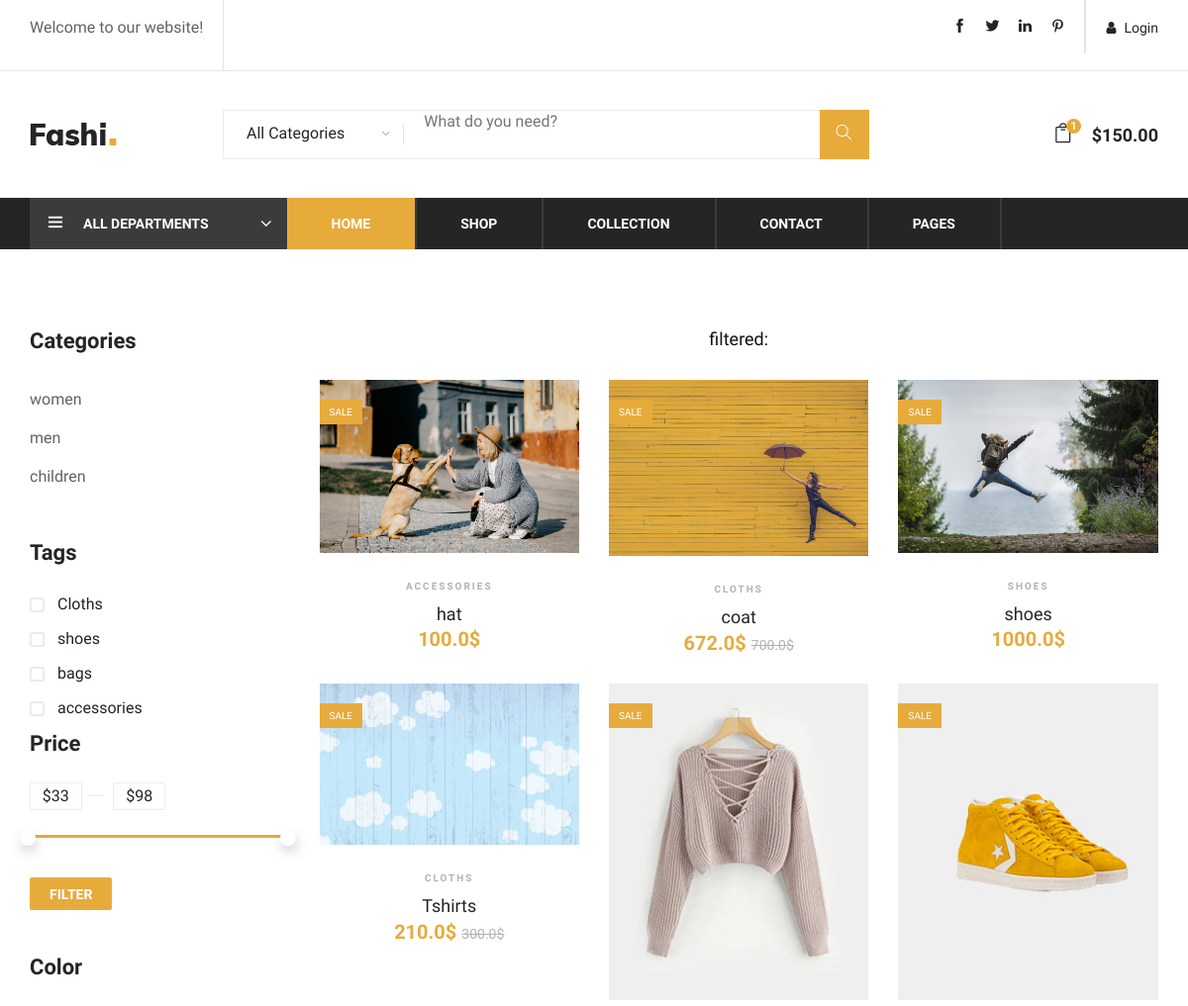
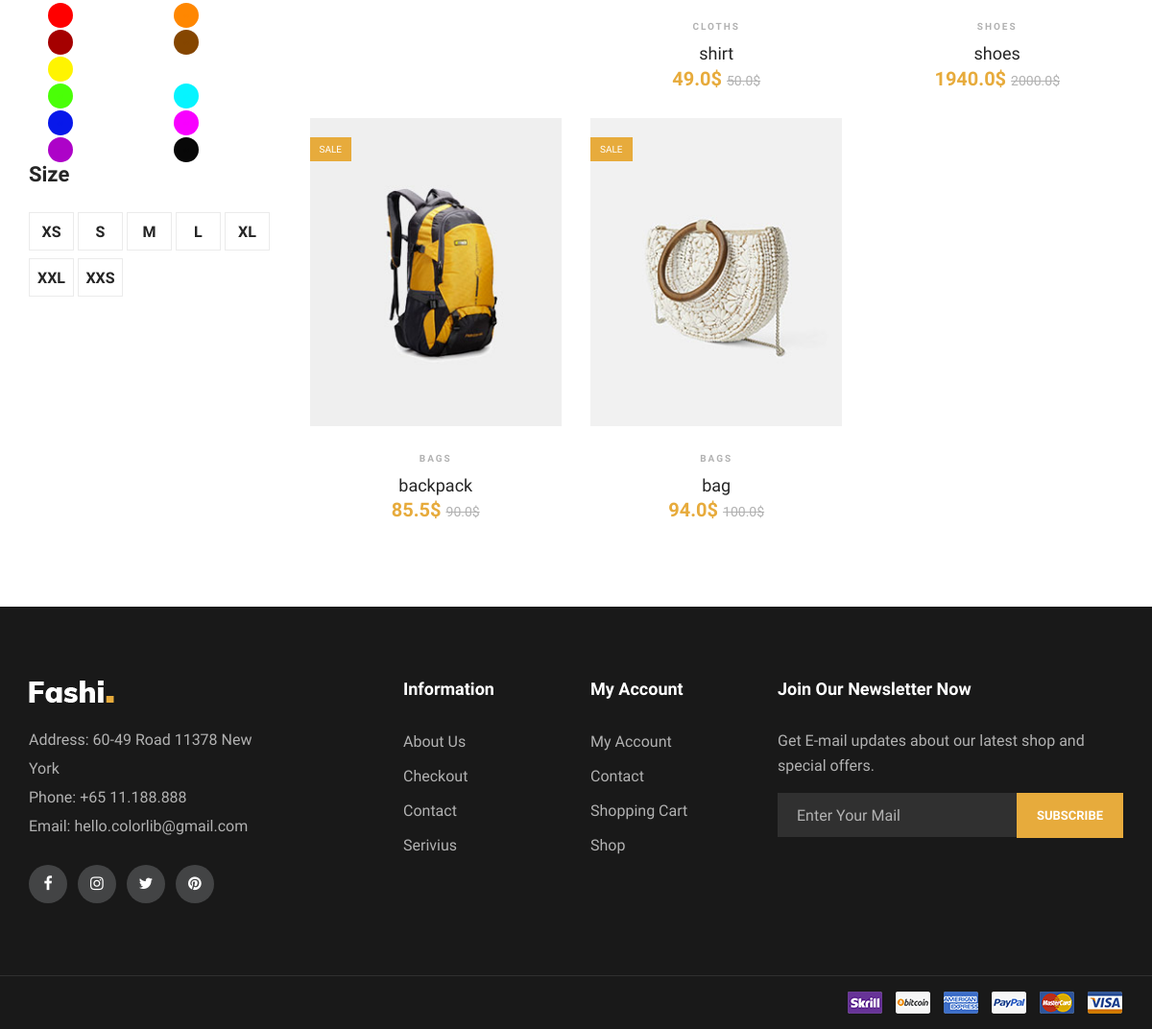
The app's page /shop/ with its own data (2 pictures, top to bottom).
### products/models.py (models this page shows, shortened)
class Category(models.Model):
    name=models.CharField(max_length=300)
    image=models.ImageField(upload_to='cat-img/',default='/staticfiles/images/latest-1.jpg')
    Banner=models.ImageField(upload_to='cat-img/banner/',default='/staticfiles/images/latest-1.jpg')
    created=models.DateTimeField(auto_now_add=True)
    id=models.UUIDField(default=uuid.uuid4, unique=True, primary_key=True, editable=False)

class Tag(models.Model):
    name=models.CharField(max_length=300)
    created=models.DateTimeField(auto_now_add=True)
    id=models.UUIDField(default=uuid.uuid4, unique=True, primary_key=True, editable=False)
    def __str__(self):
        return self.name

class Size(models.Model):
    name=models.CharField(max_length=10)
    created=models.DateTimeField(auto_now_add=True)
    id=models.UUIDField(default=uuid.uuid4 , unique=True, primary_key=True, editable=False)

class Product(models.Model):
    owner=models.ForeignKey(Profile,on_delete=models.CASCADE, null=True)
    tag=models.ForeignKey(Tag,null=True,blank=True,on_delete=models.SET_NULL)
    cat=models.ForeignKey(Category,null=True,blank=True,on_delete=models.SET_NULL)
    size=models.ManyToManyField(Size,null=True,blank=True)
    color=models.ManyToManyField(Color,null=True,blank=True)
    name=models.CharField(max_length=300)
    description=models.TextField(null=True,blank=True)
    image=models.ImageField(null=True, blank=True,upload_to='profiles/')
    brand=models.CharField(max_length = 150,null=True,blank=True)
    price=models.FloatField(default=0, null=True, blank=True)
    discount=models.IntegerField(default=0, null=True, blank=True)
    stock=models.IntegerField(default=0, null=True, blank=True)
    vote_total=models.IntegerField(default=0, null=True, blank=True)
    vote_ratio=models.IntegerField(default=0,null=True, blank=True)
    created=models.DateTimeField(auto_now_add=True)
    id=models.UUIDField(default=uuid.uuid4 , unique=True, primary_key=True, editable=False)
    @property
    def imageURL(self):
        try:
            img=self.image.url
        except:
            img=''
        return img
    @property
    def getPriceWithDiscount(self):
        if self.discount != 0:
            price=self.price - self.price * self.discount /100
            print(price)
            return price

### products/views.py (the view)
# urls.py: path('shop/',views.shop,name='shop'),
def shop(request):
    q= request.GET.get('q') if request.GET.get('q') !=None else ''
    q=q.split(",")
    page=True
    cats=Category.objects.all()
    tags=Tag.objects.all()
    colors=Color.objects.all()
    sizes=Size.objects.all()
    if q[0] == 'cat':
        cat=Category.objects.get(id=q[1])
        search_query=cat.name
        products=filterCat(pk=q[1])
    elif q[0] == 'size':
        size=Size.objects.get(id=q[1])
        search_query=size.name
        products=filterSize(pk=q[1])
    elif q[0] == 'color':
        color=Color.objects.get(id=q[1])
        search_query=color.name
        products=filterColor(pk=q[1])
    elif q[0] == 'tag':
        tag=Tag.objects.get(id=q[1])
        search_query=tag.name
        products=filterTag(pk=q[1])
    else:
        if request.GET.get('search_query'):
            products,search_query=search(request)
        else:
            search_query=''
            products=Product.objects.all()
    context={'cats':cats,'tags':tags,'products':products, 'colors':colors, 'sizes':sizes, 'page':page, 'search_query':search_query}
    return render(request,'products/shop.html',context)

### products/templates/products/shop.html (shortened to what this page needs)
{% extends 'main.html' %}
{% block content %}
<div class="col-lg-9 order-1 order-lg-2">
    <div class="product-show-option">
        <div class="row">
            <div class="col-lg-12 col-md-12 text-center">
                <h5> filtered: {{search_query}}</h5>
            </div>
        </div>
    </div>
    <div class="product-list">
        <div class="row">
            {% for product in products %}
            <div class="col-lg-4 col-sm-6">
                <div class="product-item">
                    <div class="pi-pic">
                        <img src="{{product.imageURL}}" alt="">
                        <div class="sale pp-sale">Sale</div>
                    </div>
                    <div class="pi-text">
                        <div class="catagory-name">{{product.tag}}</div>
                        <a href="{% url 'product' product.id %}">
                            <h5>{{product.name}}</h5>
                        </a>
                        <div class="product-price">
                            {% if product.discount != 0 %}
                            {{product.getPriceWithDiscount}}$
                            <span>{{product.price}}$</span>
                            {% else %}
                            {{product.price}}$
                            {% endif %}
                        </div>
                    </div>
                </div>
            </div>
            {% endfor %}
        </div>
    </div>
</div>
{% endblock content %}

### templates/main.html (shortened to what this page needs)
{% load static %}
<!DOCTYPE html>
<html lang="zxx">
<head>
    <link rel="stylesheet" href="{% static 'css/bootstrap.min.css' %}" type="text/css">
    <link rel="stylesheet" href="{% static 'css/font-awesome.min.css' %}" type="text/css">
    <link rel="stylesheet" href="{% static 'css/themify-icons.css' %}" type="text/css">
    <link rel="stylesheet" href="{% static 'css/elegant-icons.css' %}" type="text/css">
    <link rel="stylesheet" href="{% static 'css/owl.carousel.min.css' %}" type="text/css">
    <link rel="stylesheet" href="{% static 'css/nice-select.css' %}" type="text/css">
    <link rel="stylesheet" href="{% static 'css/jquery-ui.min.css' %}" type="text/css">
    <link rel="stylesheet" href="{% static 'css/slicknav.min.css' %}" type="text/css">
    <link rel="stylesheet" href="{% static 'css/style.css' %}" type="text/css">
</head>
    <body>
        {% include 'navbar.html' %}
        {% if page %}
        {% include 'filter.html' %}
        {% endif %}
        {% block content %}
        {% endblock content %}
         {% if page %}
</div>
</div>
  </section>
{% endif %}
        {% include 'footer.html' %}
    </body>
</html>

### templates/navbar.html (shortened to what this page needs)
{% load static %}
<header class="header-section">
    <div class="header-top">
        <div class="container">
            {% if request.user.is_authenticated %}
            <div class="ht-left">
                <div class="mail-service">
                    <p> Hello  Dear {{request.user.username}} !</p>
                </div>
                <!--<div class="phone-service">
                    <i class=" fa fa-phone"></i>
                    +65 11.188.888
                </div>-->
            </div>
            <div class="ht-right">
                <a href="{% url 'logout' %}" class="login-panel"><i class="fa fa-user"></i>LogOut</a>
                <div class="top-social">
                    <a href="#"><i class="ti-facebook"></i></a>
                    <a href="#"><i class="ti-twitter-alt"></i></a>
                    <a href="#"><i class="ti-linkedin"></i></a>
                    <a href="#"><i class="ti-pinterest"></i></a>
                </div>
            </div>
            {% else %}
            <div class="ht-left">
                <div class="mail-service">
                    <p> Welcome to our website!</p>
                </div>
            </div>
            <div class="ht-right">
                <a href="{% url 'login' %}" class="login-panel"><i class="fa fa-user"></i>Login</a>
                <div class="top-social">
                    <a href="#"><i class="ti-facebook"></i></a>
                    <a href="#"><i class="ti-twitter-alt"></i></a>
                    <a href="#"><i class="ti-linkedin"></i></a>
                    <a href="#"><i class="ti-pinterest"></i></a>
                </div>
            </div>
            {% endif %}
        </div>
    </div>
    <div class="container">
        <div class="inner-header">
            <div class="row">
                <div class="col-lg-2 col-md-2">
                    <div class="logo">
                        <a href="{% url 'products' %}">
                            <img src="img/logo.png" alt="">
                        </a>
                    </div>
                </div>
                <div class="col-lg-7 col-md-7">
                    <div class="advanced-search">
                        <button type="button" class="category-btn">All Categories</button>
                        <form action="{% url 'shop' %}" method="GET">
                        <div class="input-group">
                            <input type="text" value="{{search_query}}" name="search_query" placeholder="What do you need?">
                            <button type="submit"><i class="ti-search"></i></button>
                        </div>
                    </form>
                    </div>
                </div>
                <div class="col-lg-3 text-right col-md-3">
                    <ul class="nav-right">
                        <li class="cart-icon">
                            <a href="{% url 'orders' %}">
                                <i class="icon_bag_alt"></i>
                                <span>1</span>
                            </a>
                        </li>
                        <li class="cart-price">$150.00</li>
                    </ul>
                </div>
            </div>
        </div>
    </div>
    <div class="nav-item">
        <div class="container">
            <div class="nav-depart">
                <div class="depart-btn">
                    <i class="ti-menu"></i>
                    <span>All departments</span>
                </div>
            </div>
            <nav class="nav-menu mobile-menu">
                <ul>
                    <li class="active"><a href="{% url 'products' %}">Home</a></li>
                    <li><a href="{% url 'shop' %}">Shop</a></li>
                    <li><a href="{% url 'shop' %}">Collection</a>
                    </li>
                    <li><a href="./contact.html">Contact</a></li>
                    <li><a href="#">Pages</a>
                    </li>
                </ul>
            </nav>
        </div>
    </div>
</header>

### templates/filter.html (shortened to what this page needs)
{% load static %}
<section class="product-shop spad page-details">
            <div class="container">
<div class="row">
<div class="col-lg-3 col-md-6 col-sm-8 order-2 order-lg-1 produts-sidebar-filter">
    <div class="filter-widget">
        <h4 class="fw-title">Categories</h4>
        <ul class="filter-catagories">
            {% for cat in cats %}
            <li><a href="{% url 'shop' %}?q=cat,{{cat.id}}">{{cat.name}}</a></li>
            {% endfor %}
        </ul>
    </div>
    <div class="filter-widget">
        <h4 class="fw-title">Tags</h4>
        <div class="fw-brand-check">
            {% for tag in tags %}
            <div class="bc-item">
                <label for="bc-calvin">
                    {{tag.name}}
                    <a href="{% url 'shop' %}?q=tag,{{tag.id}}"><span class="checkmark"></span></a>
                </label>
            </div>
            {% endfor%}
    </div>
    <div class="filter-widget">
        <h4 class="fw-title">Price</h4>
        <div class="filter-range-wrap">
            <div class="range-slider">
                <div class="price-input">
                    <input type="text" id="minamount">
                    <input type="text" id="maxamount">
                </div>
            </div>
            <div class="price-range ui-slider ui-corner-all ui-slider-horizontal ui-widget ui-widget-content"
                data-min="33" data-max="98">
                <span tabindex="0" class="ui-slider-handle ui-corner-all ui-state-default"></span>
                <span tabindex="0" class="ui-slider-handle ui-corner-all ui-state-default"></span>
            </div>
        </div>
        <a href="#" class="filter-btn">Filter</a>
    </div>
    <div class="filter-widget">
        <h4 class="fw-title">Color</h4>
        <div class="fw-color-choose">
            {% for color in colors %}
            <div class="cs-item">
                <a href="{% url 'shop' %}?q=color,{{color.id}}" style="font-size: 5px;  background-color: {{color.color}};color: {{color.color}};  border-radius:20px; border-color:#504e4d; padding:10px; margin:20px">dd</a>
            </div>
            {% endfor %}
        </div>
    </div>
    <div class="filter-widget">
        <h4 class="fw-title">Size</h4>
        <div class="fw-size-choose">
            {% for size in sizes %}
            <a href="{% url 'shop' %}?q=size,{{size.id}}">
            <div class="sc-item">
                <label for="{{size.name}}-size">{{size.name}}</label>
            </div>
        </a>
            {% endfor %}
        </div>
    </div>
</div>
</div>

### templates/footer.html (shortened to what this page needs)
{% load static %}
    <footer class="footer-section">
        <div class="container">
            <div class="row">
                <div class="col-lg-3">
                    <div class="footer-left">
                        <div class="footer-logo">
                            <a href="#"><img src="{% static 'images/footer-logo.png' %}" alt=""></a>
                        </div>
                        <ul>
                            <li>Address: 60-49 Road 11378 New York</li>
                            <li>Phone: +65 11.188.888</li>
                            <li>Email: hello.colorlib@gmail.com</li>
                        </ul>
                        <div class="footer-social">
                            <a href="#"><i class="fa fa-facebook"></i></a>
                            <a href="#"><i class="fa fa-instagram"></i></a>
                            <a href="#"><i class="fa fa-twitter"></i></a>
                            <a href="#"><i class="fa fa-pinterest"></i></a>
                        </div>
                    </div>
                </div>
                <div class="col-lg-2 offset-lg-1">
                    <div class="footer-widget">
                        <h5>Information</h5>
                        <ul>
                            <li><a href="#">About Us</a></li>
                            <li><a href="#">Checkout</a></li>
                            <li><a href="#">Contact</a></li>
                            <li><a href="#">Serivius</a></li>
                        </ul>
                    </div>
                </div>
                <div class="col-lg-2">
                    <div class="footer-widget">
                        <h5>My Account</h5>
                        <ul>
                            <li><a href="#">My Account</a></li>
                            <li><a href="#">Contact</a></li>
                            <li><a href="#">Shopping Cart</a></li>
                            <li><a href="#">Shop</a></li>
                        </ul>
                    </div>
                </div>
                <div class="col-lg-4">
                    <div class="newslatter-item">
                        <h5>Join Our Newsletter Now</h5>
                        <p>Get E-mail updates about our latest shop and special offers.</p>
                        <form action="#" class="subscribe-form">
                            <input type="text" placeholder="Enter Your Mail">
                            <button type="button">Subscribe</button>
                        </form>
                    </div>
                </div>
            </div>
        </div>
        <div class="copyright-reserved">
            <div class="container">
                <div class="row">
                    <div class="col-lg-12">
                        <div class="payment-pic">
                            <img src="{% static 'images/payment-method.png' %}" alt="">
                        </div>
                    </div>
                </div>
            </div>
        </div>
    </footer>

### records on screen
Category: name "women"
Category: name "men"
Category: name "children"
Tag: name "Cloths"
Tag: name "shoes"
Tag: name "bags"
Tag: name "accessories"
Size: name "XS"
Size: name "S"
Size: name "M"
Size: name "L"
Size: name "XL"
Size: name "XXL"
Size: name "XXS"
Product: imageURL (picture), tag "ACCESSORIES", name "hat", price "100.0"
Product: imageURL (picture), tag "CLOTHS", name "coat", getPriceWithDiscount "672.0", price "700.0"
Product: imageURL (picture), tag "SHOES", name "shoes", price "1000.0"
Product: imageURL (picture), tag "CLOTHS", name "Tshirts", getPriceWithDiscount "210.0", price "300.0"
Product: imageURL (picture), tag "CLOTHS", name "shirt", getPriceWithDiscount "49.0", price "50.0"
Product: imageURL (picture), tag "SHOES", name "shoes", getPriceWithDiscount "1940.0", price "2000.0"
Product: imageURL (picture), tag "BAGS", name "backpack", getPriceWithDiscount "85.5", price "90.0"
Product: imageURL (picture), tag "BAGS", name "bag", getPriceWithDiscount "94.0", price "100.0"
